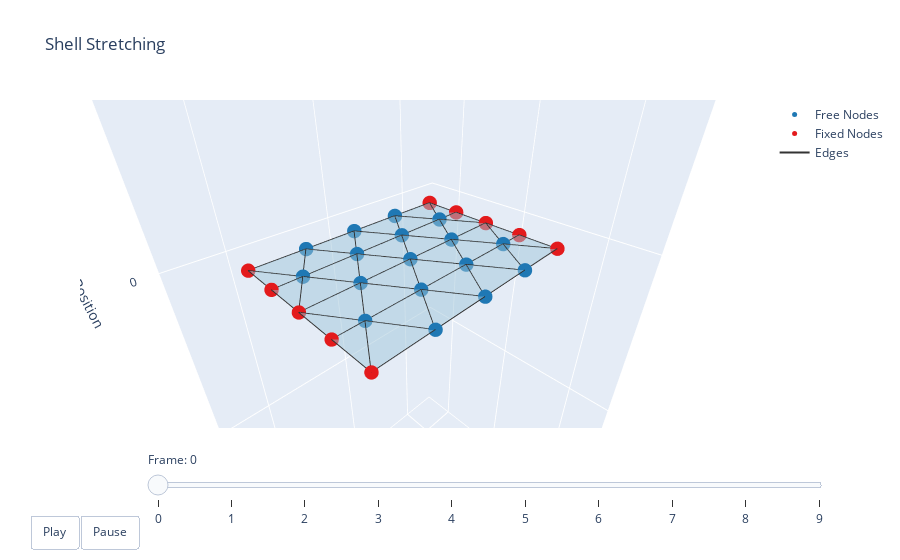

Notebook code for this chart:
### Code cell
t = np.arange(base_robot.sim_params.total_time, step=base_robot.sim_params.dt)
options = dismech.AnimationOptions(y_lim=[-0.1, 0.5], x_lim=[-0.1, 0.5], # camera_view=(90,0),
                  title='Shell Stretching')
fig = dismech.get_interactive_animation_plotly(base_robot, t, qs, options)
fig.show()

### Figure 1 — Plotly figure (JSON) as saved in the notebook; plotly's stock layout.template omitted (floating-point values rounded to 4 significant figures; data arrays with more than 128 entries replaced by an {"elided": "..."} marker saying what was removed)
{"data": [{"marker": {"color": "#1f78b4", "size": 5}, "mode": "markers", "name": "Free Nodes", "type": "scatter3d", "x": [0.1003, 0.2005, 0.3007, 0.05015, 0.1504, 0.2506, 0.3508, 0.1002, 0.2005, 0.3008, 0.05015, 0.1504, 0.2506, 0.3508, 0.1003, 0.2005, 0.3007], "y": [0.000109, 0.0001312, 0.0001075, 0.08663, 0.08667, 0.08666, 0.08663, 0.1732, 0.1732, 0.1732, 0.2598, 0.2597, 0.2597, 0.2598, 0.3463, 0.3463, 0.3463], "z": [0.0, 0.0, 0.0, 0.0, 0.0, 0.0, 0.0, 0.0, 0.0, 0.0, 0.0, 0.0, 0.0, 0.0, 0.0, 0.0, 0.0]}, {"marker": {"color": "#e31a1c", "size": 5}, "mode": "markers", "name": "Fixed Nodes", "type": "scatter3d", "x": [0.0, 0.401, 0.0, 0.401, 0.0, 0.401, 0.0, 0.401, 0.0, 0.401], "y": [0.0, 0.0, 0.0866, 0.0866, 0.1732, 0.1732, 0.2598, 0.2598, 0.3464, 0.3464], "z": [0.0, 0.0, 0.0, 0.0, 0.0, 0.0, 0.0, 0.0, 0.0, 0.0]}, {"line": {"color": "#333333", "width": 2}, "mode": "lines", "name": "Edges", "type": "scatter3d", "x": {"elided": "186 float values"}, "y": {"elided": "186 float values"}, "z": {"elided": "186 int values"}}, {"color": "rgba(166, 206, 227, 0.7)", "i": [19, 18, 5, 6, 1, 3, 19, 8, 14, 7, 8, 1, 7, 17, 16, 23, 23, 17, 3, 9, 9, 14, 20, 25, 14, 20, 6, 12, 18, 17, 7, 12, 10, 9, 20, 21], "j": [18, 19, 6, 5, 6, 8, 25, 14, 19, 8, 7, 7, 1, 16, 17, 17, 18, 23, 9, 3, 14, 9, 25, 20, 20, 14, 12, 17, 12, 12, 12, 7, 9, 10, 21, 20], "k": [13, 24, 11, 0, 0, 2, 24, 13, 13, 13, 2, 6, 2, 11, 22, 18, 24, 22, 8, 4, 8, 15, 19, 26, 19, 15, 11, 11, 13, 18, 6, 13, 4, 15, 26, 15], "name": "Faces", "opacity": 0.7, "showscale": false, "type": "mesh3d", "x": [0.0, 0.1003, 0.2005, 0.3007, 0.401, 0.0, 0.05015, 0.1504, 0.2506, 0.3508, 0.401, 0.0, 0.1002, 0.2005, 0.3008, 0.401, 0.0, 0.05015, 0.1504, 0.2506, 0.3508, 0.401, 0.0, 0.1003, 0.2005, 0.3007, 0.401], "y": [0.0, 0.000109, 0.0001312, 0.0001075, 0.0, 0.0866, 0.08663, 0.08667, 0.08666, 0.08663, 0.0866, 0.1732, 0.1732, 0.1732, 0.1732, 0.1732, 0.2598, 0.2598, 0.2597, 0.2597, 0.2598, 0.2598, 0.3464, 0.3463, 0.3463, 0.3463, 0.3464], "z": [0.0, 0.0, 0.0, 0.0, 0.0, 0.0, 0.0, 0.0, 0.0, 0.0, 0.0, 0.0, 0.0, 0.0, 0.0, 0.0, 0.0, 0.0, 0.0, 0.0, 0.0, 0.0, 0.0, 0.0, 0.0, 0.0, 0.0]}], "layout": {"scene": {"camera": {"eye": {"x": 0.493, "y": 0.493, "z": 0.4026}}, "xaxis": {"range": [-0.1, 0.5], "title": {"text": "X Position"}}, "yaxis": {"range": [-0.1, 0.5], "title": {"text": "Y Position"}}, "zaxis": {"range": [0, 0], "title": {"text": "Z Position"}}}, "sliders": [{"currentvalue": {"prefix": "Frame: "}, "steps": [{"args": [["0"], {"frame": {"duration": 50, "redraw": true}, "mode": "immediate"}], "label": "0", "method": "animate"}, {"args": [["1"], {"frame": {"duration": 50, "redraw": true}, "mode": "immediate"}], "label": "1", "method": "animate"}, {"args": [["2"], {"frame": {"duration": 50, "redraw": true}, "mode": "immediate"}], "label": "2", "method": "animate"}, {"args": [["3"], {"frame": {"duration": 50, "redraw": true}, "mode": "immediate"}], "label": "3", "method": "animate"}, {"args": [["4"], {"frame": {"duration": 50, "redraw": true}, "mode": "immediate"}], "label": "4", "method": "animate"}, {"args": [["5"], {"frame": {"duration": 50, "redraw": true}, "mode": "immediate"}], "label": "5", "method": "animate"}, {"args": [["6"], {"frame": {"duration": 50, "redraw": true}, "mode": "immediate"}], "label": "6", "method": "animate"}, {"args": [["7"], {"frame": {"duration": 50, "redraw": true}, "mode": "immediate"}], "label": "7", "method": "animate"}, {"args": [["8"], {"frame": {"duration": 50, "redraw": true}, "mode": "immediate"}], "label": "8", "method": "animate"}, {"args": [["9"], {"frame": {"duration": 50, "redraw": true}, "mode": "immediate"}], "label": "9", "method": "animate"}], "transition": {"duration": 0}, "x": 0.1, "y": 0}], "title": {"text": "Shell Stretching"}, "updatemenus": [{"buttons": [{"args": [null, {"frame": {"duration": 50, "redraw": true}, "fromcurrent": true}], "label": "Play", "method": "animate"}, {"args": [[null], {"frame": {"duration": 0, "redraw": true}, "mode": "immediate"}], "label": "Pause", "method": "animate"}], "direction": "left", "pad": {"r": 10, "t": 87}, "showactive": false, "type": "buttons", "x": 0.1, "xanchor": "right", "y": 0, "yanchor": "top"}]}}
